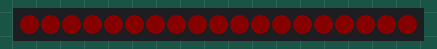
This sketch was run on a simulated Arduino Uno, built with avr-gcc and run on an emulated ATmega328P. On the bench: 19 RGB LEDs in strip order, left to right. Dim RGB values are drawn brighter than linear; colours are those a GRB WS2812 strip shows for the declared byte order; random numbers use the default seed unless the sketch sets one.

Above: at 2.4 s.
At 6.1 s:
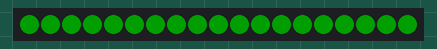
At 9.98 s:
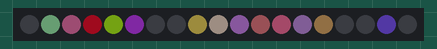
At 17.38 s:
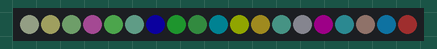
At 24.77 s:
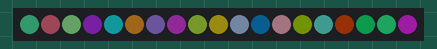
At 39.56 s:
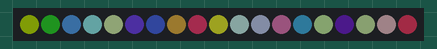

The sketch:

Random.ino
```cpp
#include "FastSPI_LED2.h"

///////////////////////////////////////////////////////////////////////////////////////////
//
// Testing the LEDs on the Lumino ATMega328 robot,
// Sets Red, Green, Blue, White in turn
// 20 LEDs arranged clockwise around the Lumino as:
//    1 at left rear (0)
//    8 on left side (1 to 8 - rear to front)
//    1 on left front (9)
//    1 on right front (10)
//    8 on right side (11 to 18 - front to rear)
//    1 on right rear (19)
//
///////////////////////////////////////////////////////////////////////////////////////////


// How many leds are in the strip?
#define NUM_LEDS 19

// Data pin that led data will be written out over (11 for rev 0.2, 13 for 0.3 onwards)
#define DATA_PIN 13

// This is an array of leds.  One item for each led in your strip.
CRGB leds[NUM_LEDS];

#define WAIT 10
#define MAXBRIGHT 40


// This function sets up the ledsand tells the controller about them
void setup()
{
  // sanity check delay - allows reprogramming if accidently blowing power w/leds
  delay(2000);

  FastLED.addLeds<WS2812B, DATA_PIN, RGB>(leds, NUM_LEDS);
  allOff();
  pulse(30, MAXBRIGHT, 255,0, 0);
  pulse(30, MAXBRIGHT, 0,255, 0);
  pulse(30, MAXBRIGHT, 0,0, 255);
}

// This function runs over and over, and is where you do the magic to light
// your leds.
void loop()
{
  int idx = int(random(0, NUM_LEDS));
  leds[idx].r = int(random(0,MAXBRIGHT));
  leds[idx].g = int(random(0,MAXBRIGHT));
  leds[idx].b = int(random(0,MAXBRIGHT));
  FastLED.show();
  delay(WAIT);
}

void allOff()
{
  for (int i=0; i<NUM_LEDS; i++)
    leds[i] = 0;
  FastLED.show();
}

void setAll(int red, int green, int blue)
{
  for (int i=0; i<NUM_LEDS; i++)
  {
    leds[i].g = red;
    leds[i].r = green;
    leds[i].b = blue;
  }
  FastLED.show();
}


void pulse(int del, int maxBright, int red, int green, int blue)
{
  for (int i = 0; i<maxBright; i++)
  {
    for (int j=0; j<NUM_LEDS; j++)
    {
      leds[j].g = (i*red) >> 8;
      leds[j].r = (i*green) >> 8;
      leds[j].b = (i*blue) >> 8;
    }
    FastLED.show();
    delay(del);
  }
  for (int i = maxBright; i>=0; i--)
  {
    for (int j=0; j<NUM_LEDS; j++)
    {
      leds[j].g = (i*red) >> 8;
      leds[j].r = (i*green) >> 8;
      leds[j].b = (i*blue) >> 8;
    }
    FastLED.show();
    delay(del);
  }
}

void flicker()
{
   int i;
   // Move a single white led
   for(i = 0; i < NUM_LEDS; i++)
   {
      // Turn our current led on to white, then show the leds
      leds[i] = CRGB::Red;

      // Show the leds (only one of which is set to white, from above)
      FastLED.show();

      // Wait a little bit
      delay(100);

      // Turn our current led back to black for the next loop around
      leds[i] = CRGB::Green;
      if(i>0)
        leds[i-1] = CRGB::Black;
   }
   for(--i; i>=0; i--)
   {
     leds[i] = CRGB::Blue;
     FastLED.show();
     delay(100);
     leds[i] = CRGB::Green;
     if(i<NUM_LEDS-1)
       leds[i+1] = CRGB::Black;
   }

}
```
